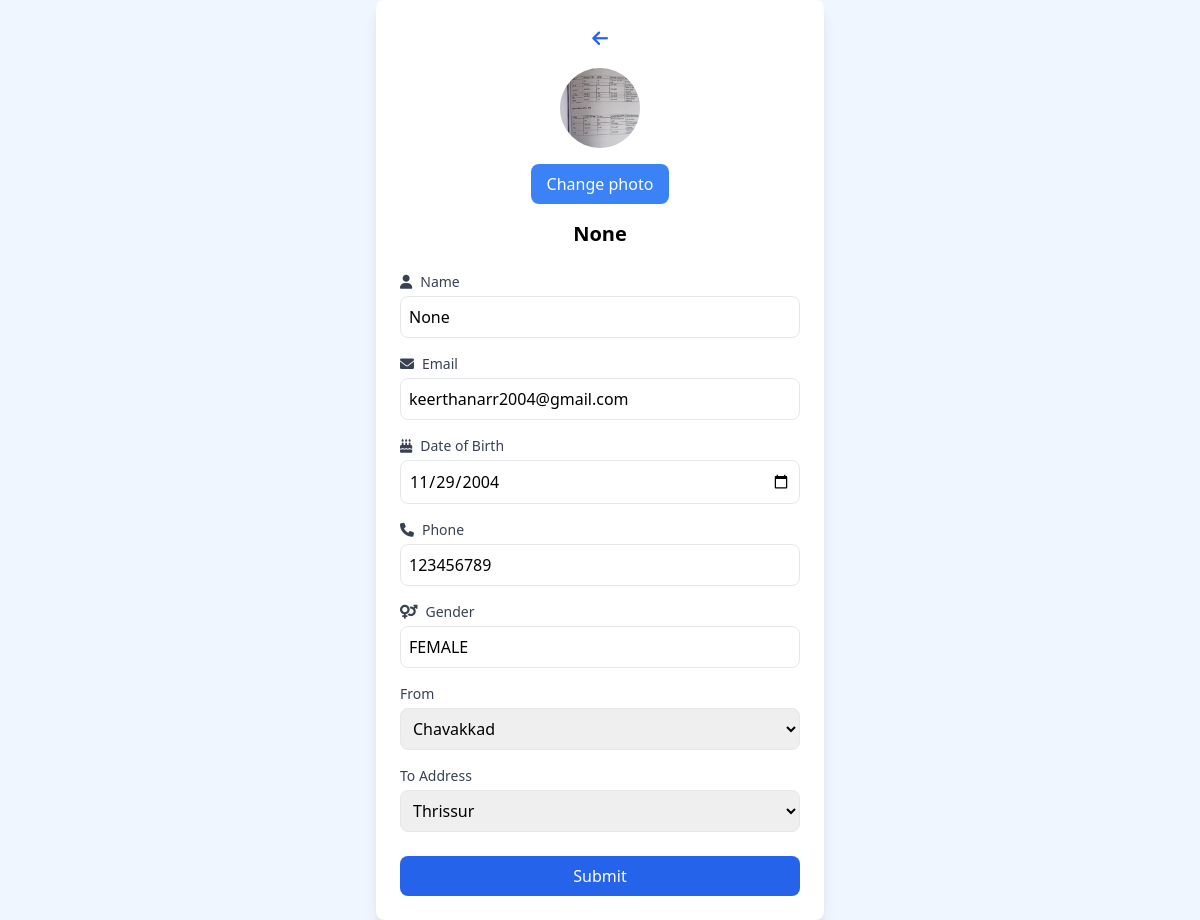
/edit/41/, run on the app's committed database.
### stc/models.py (models this page shows, shortened)
class user(models.Model):
    name = models.CharField(max_length=150, null=True, blank=True)
    email = models.EmailField(unique=True)
    password = models.CharField(max_length=150)
    gender_choices = (
        ('MALE', 'male'),
        ('FEMALE', 'female'),
        ('OTHERS', 'others'),
    )
    gender = models.CharField(choices=gender_choices, max_length=150, null=True, blank=True)
    image = models.ImageField(upload_to='userimg/', null=True, blank=True)
    phonenumber = models.IntegerField(null=True, blank=True)
    dob = models.DateField(null=True)
    from_address = models.CharField(max_length=255, blank=True)
    to_address = models.CharField(max_length=255, blank=True)

### stc/views.py (the view, shortened to what this page needs)
# urls.py: path('edit/<int:uid>/',views.edit,name='edit'),
def edit(request, uid):
    edit = models.user.objects.get(id=uid)
    return render(request, 'edit.html', {'edit': edit})

### stc/templates/edit.html (shortened to what this page needs)
<!DOCTYPE html>
<html lang="en">
<head>
    <script src="https://cdn.tailwindcss.com"></script>
    <link rel="stylesheet" href="https://cdnjs.cloudflare.com/ajax/libs/font-awesome/6.0.0-beta3/css/all.min.css">
</head>
<body class="bg-blue-50 min-h-screen flex items-center justify-center">
    <div class="bg-white shadow-lg rounded-lg p-6 w-full max-w-md">
        <form method="POST" enctype="multipart/form-data" onsubmit="validateForm(event)">
            <div class="text-center">
                <a href="#" class="text-blue-600 text-lg mb-4 inline-block"><i class="fas fa-arrow-left"></i></a>
                <div class="w-20 h-20 mx-auto rounded-full bg-gray-200 overflow-hidden">
                    {% if edit.image %}
                    <img src="{{ edit.image.url }}" alt="Avatar" class="object-cover w-full h-full">
                    {% else %}
                    <i class="fas fa-user text-gray-400 text-5xl flex items-center justify-center h-full"></i>
                    {% endif %}
                </div>
                <label class="block mt-4 text-blue-600 cursor-pointer">
                    <span class="inline-block px-4 py-2 bg-blue-500 text-white rounded-lg">Change photo</span>
                </label>
                <h2 class="text-xl font-semibold mt-4">{{ edit.name }}</h2>
            </div>
            <div class="mt-6">
                <label class="block text-sm font-medium text-gray-700 mb-1" for="username"><i class="fas fa-user mr-2"></i>Name</label>
                <input type="text" id="username" name="username" value="{{ edit.name }}" class="w-full p-2 border rounded-lg" required>
                <label class="block text-sm font-medium text-gray-700 mt-4 mb-1" for="email"><i class="fas fa-envelope mr-2"></i>Email</label>
                <input type="email" id="email" name="email" value="{{ edit.email }}" class="w-full p-2 border rounded-lg" required>
                <label class="block text-sm font-medium text-gray-700 mt-4 mb-1" for="dob"><i class="fas fa-birthday-cake mr-2"></i>Date of Birth</label>
                <input type="date" id="dob" name="dob" value="{{ edit.dob|date:'Y-m-d' }}" class="w-full p-2 border rounded-lg" required>
                <label class="block text-sm font-medium text-gray-700 mt-4 mb-1" for="tel"><i class="fas fa-phone mr-2"></i>Phone</label>
                <input type="tel" id="tel" name="phonenumber" value="{{ edit.phonenumber }}" class="w-full p-2 border rounded-lg" required>
                <label class="block text-sm font-medium text-gray-700 mt-4 mb-1" for="gender"><i class="fas fa-venus-mars mr-2"></i>Gender</label>
                <input type="text" id="gender" name="gender" value="{{ edit.gender }}" class="w-full p-2 border rounded-lg" required>
                <label class="block text-sm font-medium text-gray-700 mt-4 mb-1" for="from">From</label>
                <select id="from" name="from_address" value="{{ edit.from_address }}" class="w-full p-2 border rounded-lg">
                    <option value="Chavakkad" {% if edit.from_address == "Chavakkad" %}selected{% endif %}>Chavakkad</option>
                </select>
                <label class="block text-sm font-medium text-gray-700 mt-4 mb-1" for="to">To Address</label>
                <select id="to" name="to_address" value="{{ edit.to_address }}" class="w-full p-2 border rounded-lg">
                    <option value="Thrissur" {% if edit.to_address == "Thrissur" %}selected{% endif %}>Thrissur</option>
                </select>
            </div>
            <button type="submit" class="w-full mt-6 bg-blue-600 text-white py-2 rounded-lg hover:bg-blue-700">Submit</button>
        </form>
    </div>
</body>
</html>

### data on the page
user: image (picture), name "None", username "None", email "keerthanarr2004@gmail.com", dob "11/29/2004", phonenumber "123456789", gender "FEMALE", from_address "Chavakkad", to_address "Thrissur"
